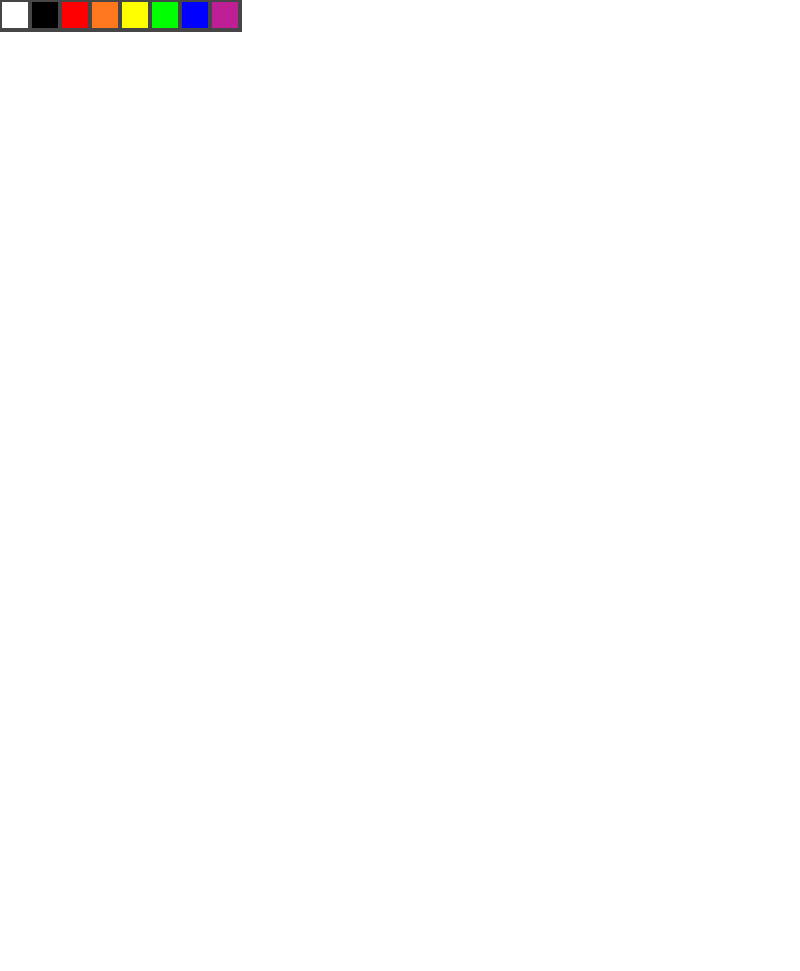
Frame 1 (no input)
Frame 60 (no input): identical to frame 1, image omitted
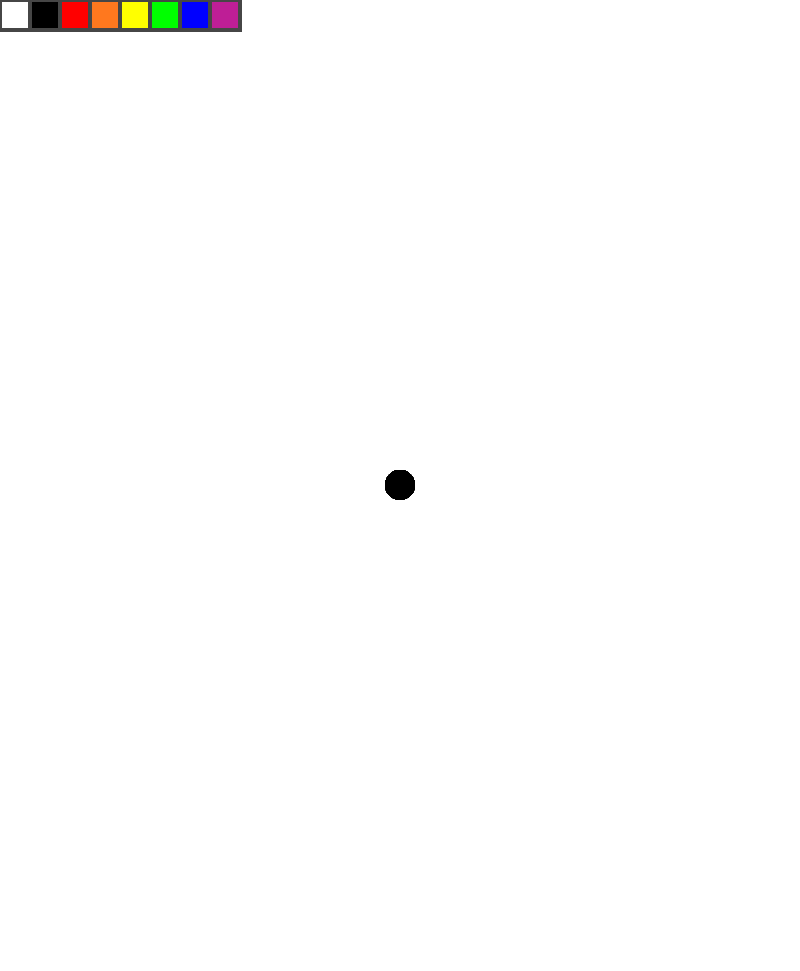
Frame 120 (the mouse pressed at the canvas centre since frame 60)

The p5.js sketch that drew these frames (run headless with seeded random() and noise() and a simulated clock; from frame 60 on, the mouse is pressed at the canvas centre):

// p5.js sketch
// ── sketch.js
var brushCol;
var brushSize;
var swatches = [];
var swatchWidth = 30;
var initColors;
var addSwatch;
var rInput;
var gInput;
var bInput;
var maxHeight = swatchWidth + 10;



function setup() {
  createCanvas(window.displayWidth,window.innerHeight - 29);

  brushCol = color(0,0,0);
  brushSize = createSlider(1,70,30);

  rInput = createInput();
  gInput = createInput();
  bInput = createInput();


  addSwatch = createButton("ADD SWATCH");
  addSwatch.mousePressed(newSwatch);
  initColors = [color(255,255,255),color(0,0,0),color(255,0,0),color(255,120,30),color(255,255,0),color(0,255,0),color(0,0,255),color(190,30,150)];

  for (var i = 0; i < initColors.length; i++) {
    if (swatches.length > 0) {
      swatches.push(new Swatch(swatches[swatches.length - 1].x + swatchWidth,swatches[swatches.length - 1].y,initColors[i]));
    } else {
      swatches.push(new Swatch(swatches.length*swatchWidth,0,initColors[i]));
    }
  }


}

function draw() {
  noStroke();
  fill(brushCol);


  if (mouseIsPressed && mouseOnCanvas()) {
    ellipse(mouseX,mouseY,brushSize.value());
  }

  for (var i = 0; i < swatches.length; i++) {
    swatches[i].show();
  }

}


function mouseOnCanvas() {
  return (mouseX > 0 && mouseX < width && mouseY > maxHeight && mouseY < height);
}



function mousePressed() {
  for (var i = 0; i < swatches.length; i++) {
    swatches[i].clicked();
  }
}

function newSwatch() {
  if (swatches.length > 0) {
    swatches.push(new Swatch(swatches[swatches.length - 1].x + swatchWidth,swatches[swatches.length - 1].y,color(rInput.value(),gInput.value(),bInput.value())));
  } else {
    swatches.push(new Swatch(swatches.length*swatchWidth,0,color(rInput.value(),gInput.value(),bInput.value())));
  }
}

// ── swatch.js
function Swatch(x,y,col) {
  this.x = x;
  this.y = y;

  if (this.x + swatchWidth > width) {
    maxHeight += swatchWidth + 4;
    this.y += swatchWidth + 4;
    this.x = 0;
  }

  this.col = col;

  this.show = function() {
    fill(this.col);
    stroke(70);
    strokeWeight(4);
    rect(this.x,this.y,swatchWidth,swatchWidth);
  }

  this.clicked = function() {
    if (mouseX > this.x && mouseX < this.x + swatchWidth && mouseY > this.y && mouseY < this.y + swatchWidth) {
      brushCol = this.col;
    }
  }
}
